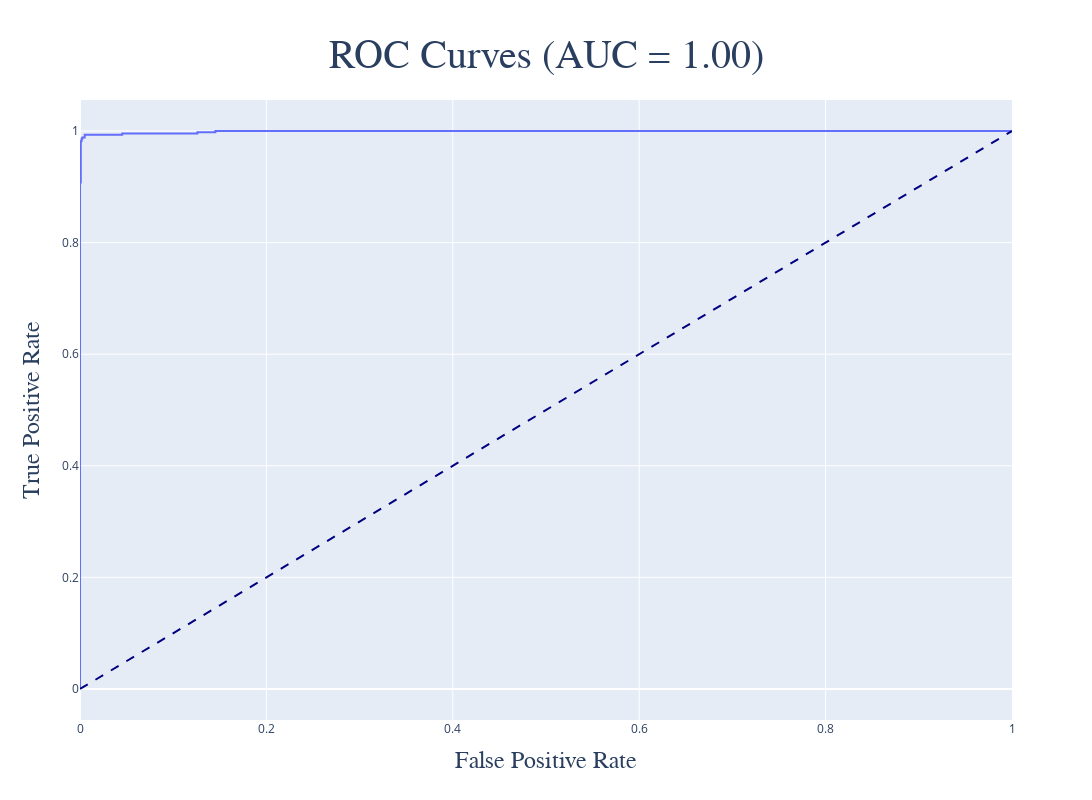

Notebook cell for this chart:
### Markdown cell above
## Receiver Operating Characteristic Curve

### Code cell
fpr, tpr, _ = roc_curve(
    y_test, 
    model.predict_proba(x_test)[:, 1]
)

roc_auc = auc(fpr, tpr)

trace1 = go.Scatter(
    x = fpr, y = tpr, 
    mode = 'lines', 
    line = dict(width = 2),
)

trace2 = go.Scatter(
        x = [0, 1], y = [0, 1],
        mode = 'lines',
        line = dict(color = 'navy', width = 2, dash = 'dash'),
        showlegend = False
)

layout = go.Layout(
        title = {
            'text': 'ROC Curves (AUC = {:0.2f})'.format(roc_auc),
            'font': {
                'size': 40, 'family': 'Gulliver'
            }, 
            'x': 0.5, 'y': 0.95
        },
        xaxis = dict(
            title = {
                'text': 'False Positive Rate',
                'font': {
                    'size': 24, 'family': 'Gulliver'
                }
            }
        ),
        yaxis = dict(
            title = {
                'text': 'True Positive Rate',
                'font': {
                    'size': 24, 'family': 'Gulliver'
                }
            }
        ),
        width = 1200, height = 800,
        showlegend = False
)

fig = go.Figure(
    data = [trace1, trace2], 
    layout = layout
)

fig.show()

### Figure 1 — Plotly figure (JSON) as saved in the notebook; plotly's stock layout.template omitted (floating-point values rounded to 4 significant figures; data arrays with more than 128 entries replaced by an {"elided": "..."} marker saying what was removed)
{"data": [{"line": {"width": 2}, "mode": "lines", "type": "scatter", "x": {"elided": "208 float values"}, "y": {"elided": "208 float values"}}, {"line": {"color": "navy", "dash": "dash", "width": 2}, "mode": "lines", "showlegend": false, "type": "scatter", "x": [0, 1], "y": [0, 1]}], "layout": {"height": 800, "showlegend": false, "title": {"font": {"family": "Gulliver", "size": 40}, "text": "ROC Curves (AUC = 1.00)", "x": 0.5, "y": 0.95}, "width": 1200, "xaxis": {"title": {"font": {"family": "Gulliver", "size": 24}, "text": "False Positive Rate"}}, "yaxis": {"title": {"font": {"family": "Gulliver", "size": 24}, "text": "True Positive Rate"}}}}
